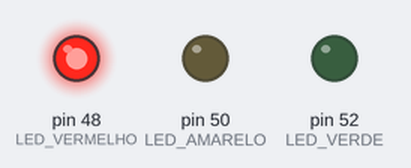
A sketch run on a simulated Arduino Mega 2560, built with avr-gcc and run on an emulated ATmega2560. On the bench: output pins drawn as LEDs (lit = HIGH).

Above: at 0.5 s.
At 2.2 s:
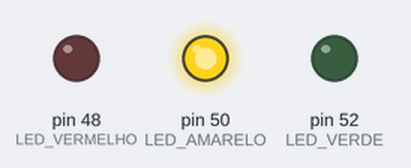
At 4.0 s:
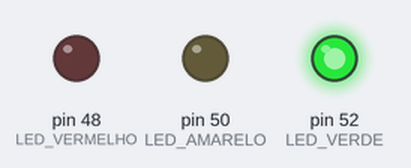
Timing chart, 0 to 5.8 s (numbered marks = the images above):
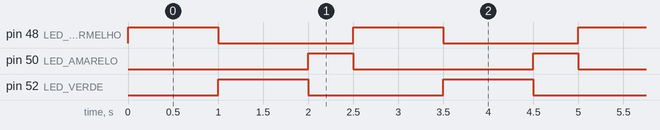

Measured:
- by itself, pin 48 (LED_VERMELHO), pin 52 (LED_VERDE): alternates HIGH for 1.0 s and LOW for 1.5 s
- by itself, pin 50 (LED_AMARELO): alternates HIGH for 0.50 s and LOW for 2.0 s
- by itself, everything shown: repeats every 2.5 s, in 4 steps

The sketch:

led_semafaro.ino
```cpp
// DEFINE "SINÕNIMOS" PARA FACILITAR A PROGRAMAÇÃO
#define LED_VERMELHO 48
#define LED_AMARELO  50
#define LED_VERDE    52
// função de inicialização, é executada apenas uma vez quando o Arduino Liga
void setup () {
  // Configura os três pinos como saídas digítais
  pinMode(LED_VERMELHO,OUTPUT);
  pinMode(LED_AMARELO, OUTPUT);
  pinMode(LED_VERDE,   OUTPUT);

  // Apaga todos os LEDs
  digitalWrite(LED_VERMELHO,LOW);
  digitalWrite(LED_AMARELO, LOW);
  digitalWrite(LED_VERDE,   LOW);
}
// Função de programa, ela s repete infinitamente até o arduino
void loop() {
  //liga o vermelho
  digitalWrite(LED_VERMELHO, HIGH);

  // Aguarda 1 segundo
  delay (1000);

  // Desliga o vermlho e liga o verde
  digitalWrite(LED_VERMELHO, LOW);
  digitalWrite(LED_VERDE,   HIGH);

  // Aguarda 1 segundo
  delay (1000);

  //Desliga o verde e liga o amarelo
  digitalWrite(LED_VERDE,   LOW);
  digitalWrite(LED_AMARELO, HIGH);

  // Aguarda 1/2 segundo
  delay (500);

  //Desliga o amarelo
  digitalWrite(LED_AMARELO, LOW);
  // Aqui no final o programa automaticamente pula pro começo do loop
}
```
